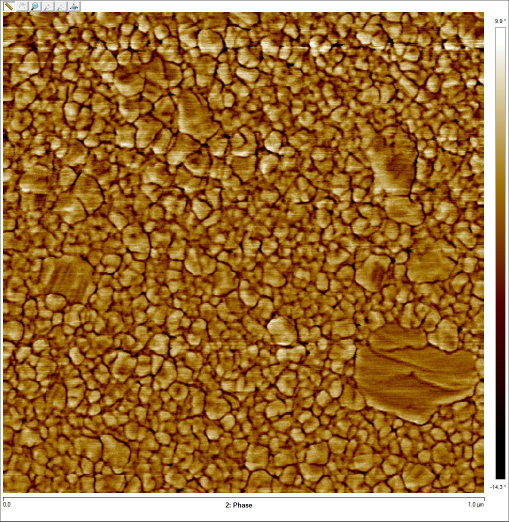
#> input picture E845_phase0.jpg, 1018 x 1043 px (shown at 1/2 size)
$ python script_simple_segmentation.py   (older library calls are emulated)
#> lines starting #> are read from the running program, lines starting #| are printed output that depends on the picture; after the words box and inside, x2 and y2 are one past the last pixel; in counts of white or black regions, pixels touching at a corner belong together
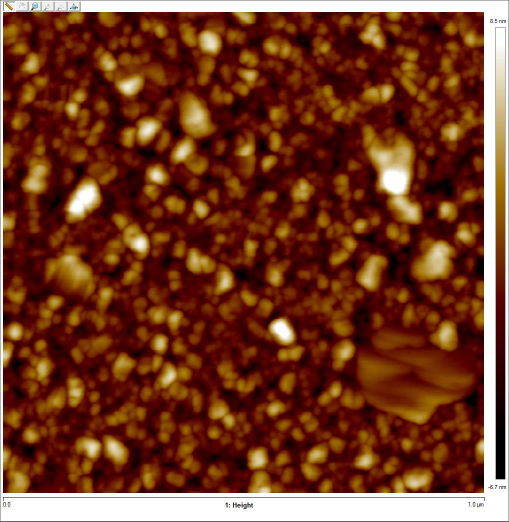
#> input picture E845_height0.jpg, 1018 x 1043 px (shown at 1/2 size)
### thresholding.py
import itertools
import math
import numpy as np
from scipy import ndimage as ndi


def apply_hysteresis_threshold(image, low, high):
    """Apply hysteresis thresholding to `image`.

    This algorithm finds regions where `image` is greater than `high`
    OR `image` is greater than `low` *and* that region is connected to
    a region greater than `high`.

    Parameters
    ----------
    image : array, shape (M,[ N, ..., P])
        Grayscale input image.
    low : float, or array of same shape as `image`
        Lower threshold.
    high : float, or array of same shape as `image`
        Higher threshold.

    Returns
    -------
    thresholded : array of bool, same shape as `image`
        Array in which `True` indicates the locations where `image`
        was above the hysteresis threshold.

    Examples
    --------
    >>> image = np.array([1, 2, 3, 2, 1, 2, 1, 3, 2])
    >>> apply_hysteresis_threshold(image, 1.5, 2.5).astype(int)
    array([0, 1, 1, 1, 0, 0, 0, 1, 1])

    References
    ----------
    .. [1] J. Canny. A computational approach to edge detection.
           IEEE Transactions on Pattern Analysis and Machine Intelligence.
           1986; vol. 8, pp.679-698.
           DOI: 10.1109/TPAMI.1986.4767851
    """
#> called with low = 0.1, high = 0.15
    low = np.clip(low, a_min=None, a_max=high)  # ensure low always below high
    mask_low = image > low
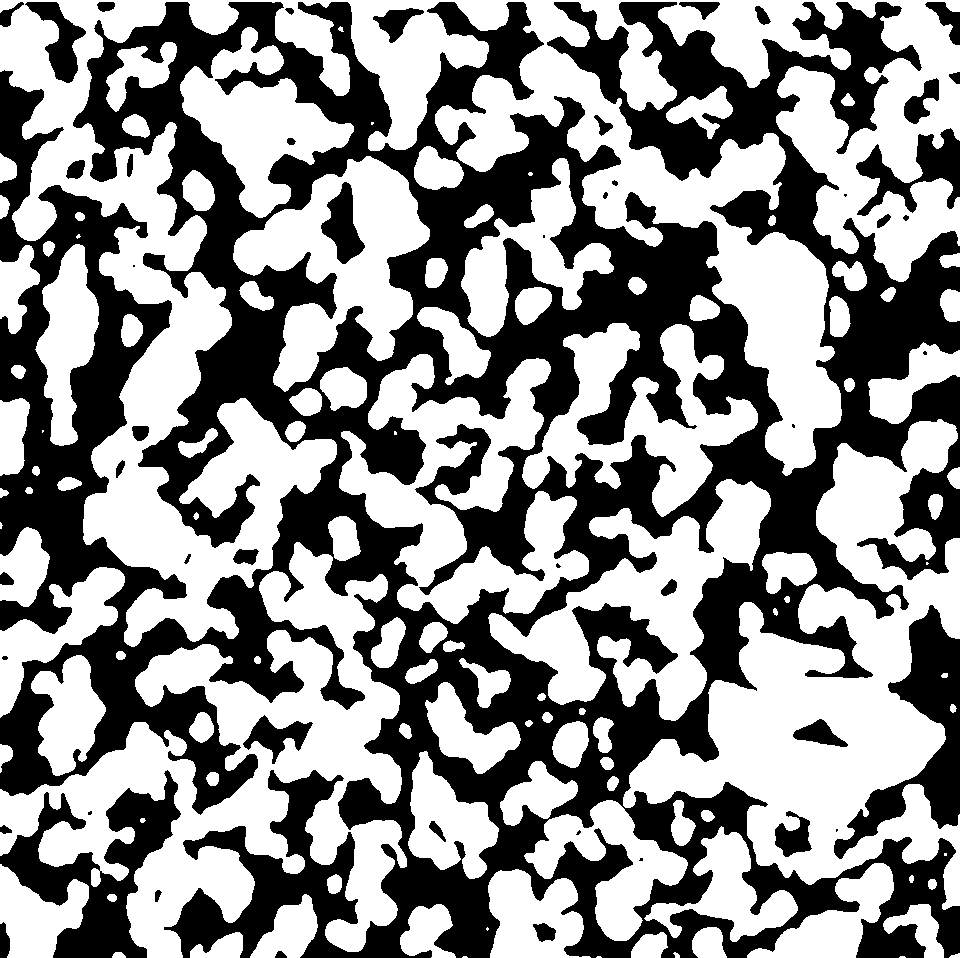
#> mask_low: shape (958, 960) bool; 55.5% white; 49 black regions (10 under 20 px), largest, box (x1, y1, x2, y2) and area: (0, 2, 960, 958) 370693, (0, 770, 181, 958) 12604, (834, 605, 960, 859) 9979
    mask_high = image > high
#> mask_high: shape (958, 960) bool; 44.2% white; 218 white regions (14 under 20 px), largest, box (x1, y1, x2, y2) and area: (630, 638, 942, 864) 28359, (0, 0, 960, 150) 24746, (718, 226, 841, 466) 16176
    # Connected components of mask_low
    labels_low, num_labels = ndi.label(mask_low)
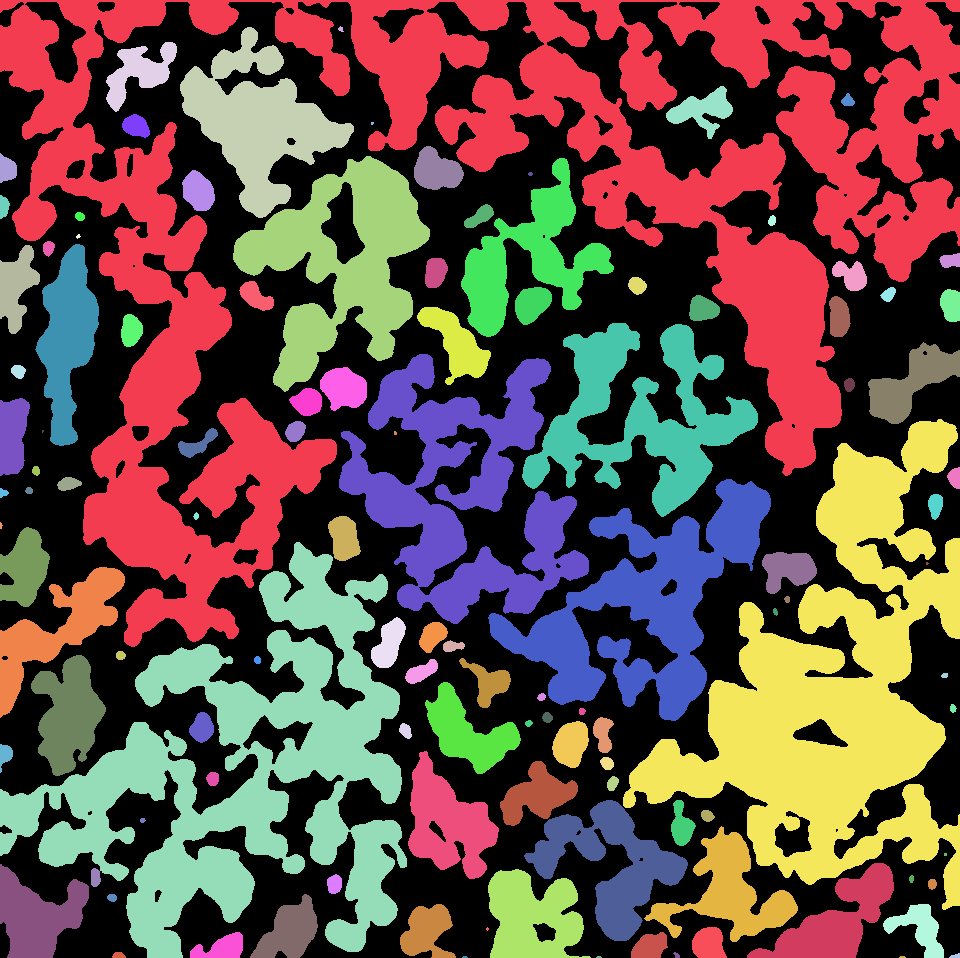
#> labels_low: shape (958, 960) int32; 117 distinct labels, from 0 to 116; one colour per label, 0 black
#> num_labels = 116
    # Check which connected components contain pixels from mask_high
    sums = ndi.sum(mask_high, labels_low, np.arange(num_labels + 1))
#> sums = 117 values, max 128140 at index 1, min 0 at index 0, mean 3473
    connected_to_high = sums > 0
    thresholded = connected_to_high[labels_low]
#> thresholded: shape (958, 960) bool; 55.2% white; 49 black regions (10 under 20 px), largest, box (x1, y1, x2, y2) and area: (0, 2, 960, 958) 372604, (0, 770, 181, 958) 12847, (834, 605, 960, 859) 10054
    return thresholded

### script_simple_segmentation.py
import numpy as np
import matplotlib.pyplot as plt
from skimage import io, exposure, filters, segmentation, measure, morphology, \
                    feature
from scipy import ndimage
from thresholding import apply_hysteresis_threshold
import os

def crop_afm_bar(im):
    """
    Crop image to remove blank borders and colorbar. Are the dimensions
    always the same? To be checked
    """
    return im[22:980, 5:965]

# We use both the phase and height images
name_phase = 'E845_phase0.jpg'
name_height = 'E845_height0.jpg'
im1 = crop_afm_bar(io.imread(name_phase, as_grey=True))
imh = crop_afm_bar(io.imread(name_height, as_grey=True))
# Keep original images before filtering and masking low regions
im1_orig = np.copy(im1)
imh_orig = np.copy(imh)

# Median filtering to smooth out noise
im1 = ndimage.median_filter(im1, 5)
imh = ndimage.median_filter(imh, 5)

# Set to zero regions of low elevation
mask = np.logical_not(apply_hysteresis_threshold(imh, 0.1, 0.15))
im1[mask] = 0
imh[mask] = 0

# Detect local maxima so that (ideally) there is one in each grain
# We use a linear combination of both modalities: we're looking mostly
# for height maxima but some edge enhancement due to phase also helps
peaks = feature.peak_local_max(imh + 0.1 * im1, min_distance=5, indices=False)
#> peaks: shape (958, 960) bool; 0.08% white in thin lines or dots
label_peaks = measure.label(peaks)
#> label_peaks: shape (958, 960) int32; 728 distinct labels, from 0 to 727

# Watershed segmentation
labels = morphology.watershed(-im1, label_peaks, mask=(im1 > 0))
#> labels: shape (958, 960) int32; 728 distinct labels, from 0 to 727
labels = segmentation.clear_border(labels)
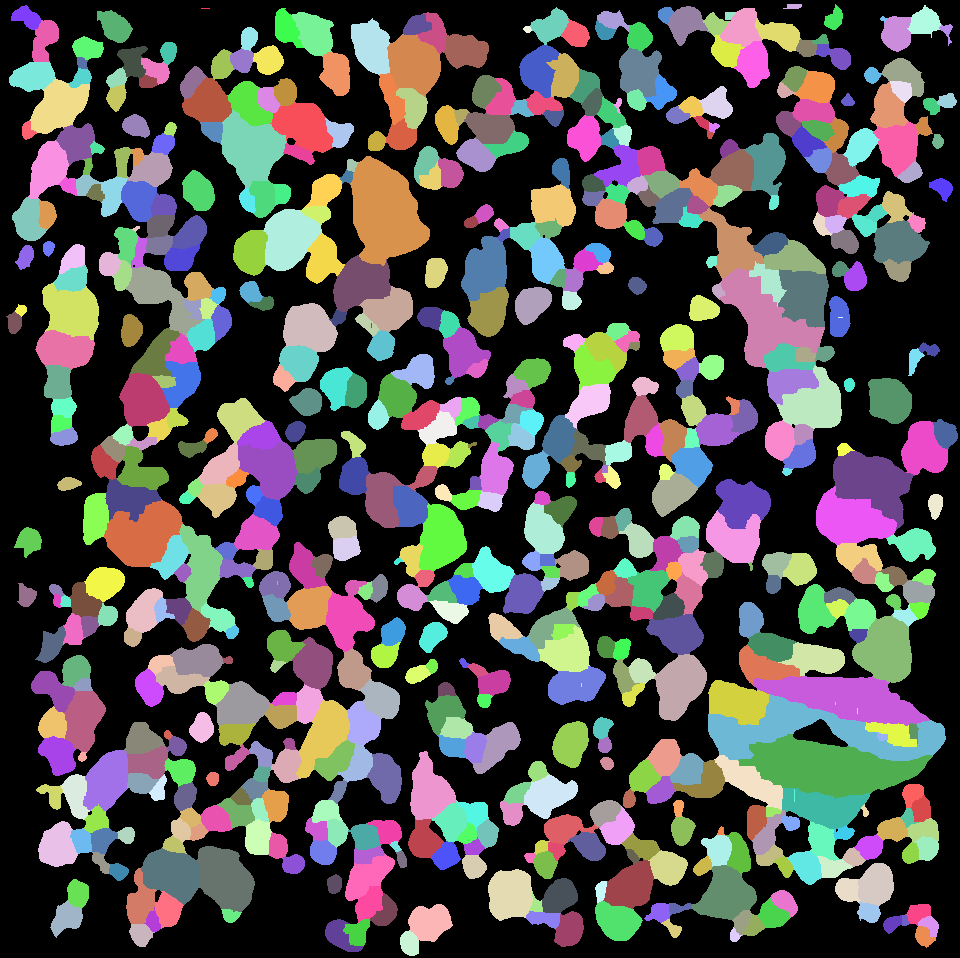
#> labels: shape (958, 960) int32; 698 distinct labels, from 0 to 718; one colour per label, 0 black
new_order = np.random.permutation(np.arange(0, labels.max() + 1))
new_labels = new_order[labels]
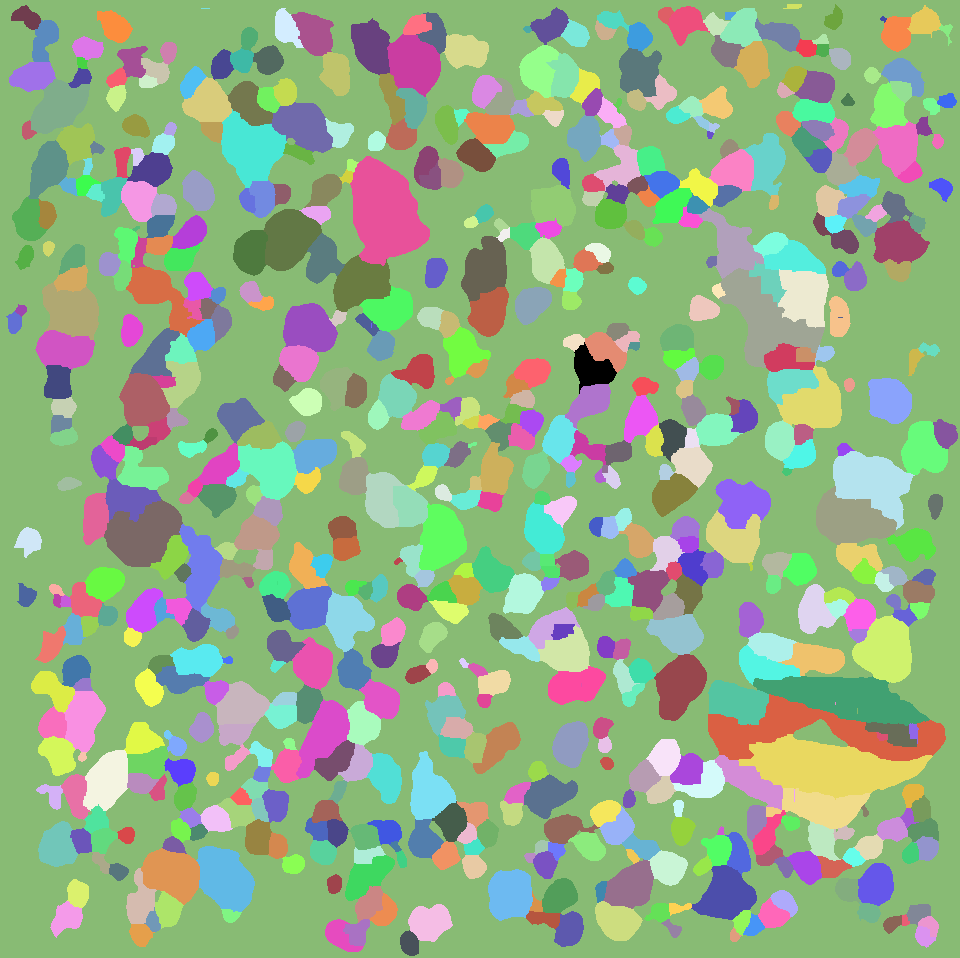
#> new_labels: shape (958, 960) int64; 698 distinct labels, from 0 to 718; one colour per label, 0 black

# plot results
fig, ax = plt.subplots(ncols=2, nrows=2, sharex=True, sharey=True)
ax[0, 0].imshow(im1_orig, cmap='gray')
ax[0, 1].imshow(segmentation.mark_boundaries(im1_orig, labels))
ax[1, 0].imshow(imh_orig, cmap='gray')
ax[1, 0].contour(peaks, colors='yellow')
ax[1, 1].imshow(new_labels)

plt.show()
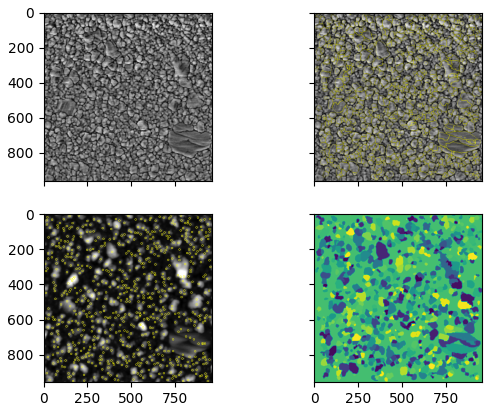
#> figure drawn by matplotlib, 4 panels

save_name = os.path.splitext(name_phase)[0] + '_labels.npy'
np.save(save_name, labels)
